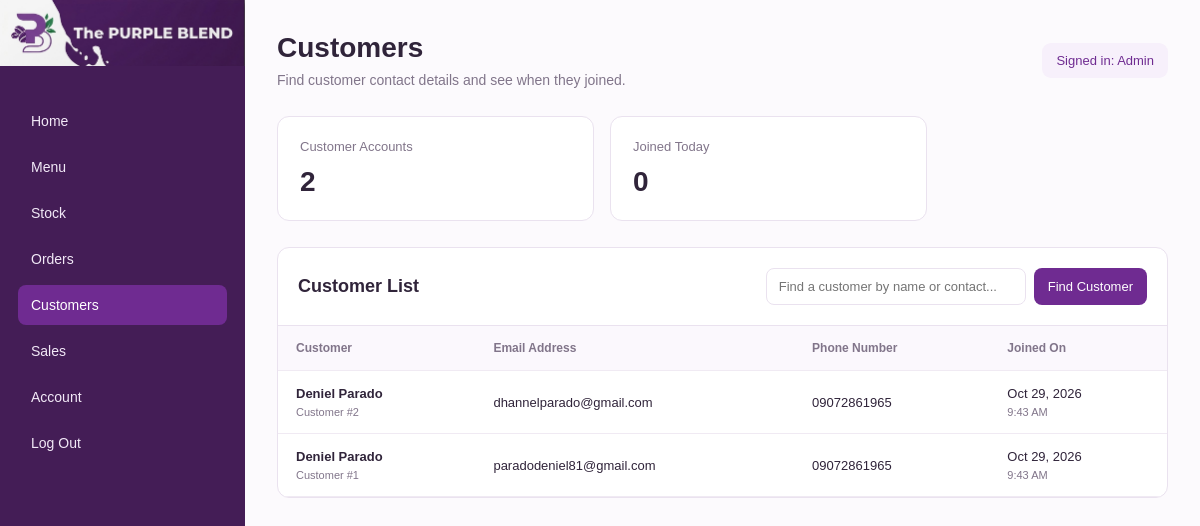
Screenshot of /Admin_Side/customers.php (signed in) with the database file from the repository.
### tables this page shows
CREATE TABLE `customers` (
  `id` int(11) NOT NULL,
  `first_name` varchar(100) NOT NULL,
  `last_name` varchar(100) NOT NULL,
  `email` varchar(150) NOT NULL,
  `password_hash` varchar(255) NOT NULL,
  `phone` varchar(20) DEFAULT NULL,
  `created_at` timestamp NOT NULL DEFAULT current_timestamp(),
  `area` varchar(255) DEFAULT NULL
);

### Admin_Side/customers.php (the view, shortened to what this page needs)
<?php
require_once __DIR__ . '/../database.php';
$search = trim($_GET['search'] ?? '');
$summaryResult = $conn->query("
    SELECT
        COUNT(*) AS total_customers,
        COALESCE(SUM(
            CASE WHEN created_at >= CURDATE()
            AND created_at < CURDATE() + INTERVAL 1 DAY
            THEN 1 ELSE 0 END
        ), 0) AS registered_today
    FROM customers
");
$summary = $summaryResult->fetch_assoc();
$customers = $conn->query("
    SELECT
        id,
        first_name,
        last_name,
        email,
        phone,
        created_at
    FROM customers
    ORDER BY created_at DESC
");
?>
<!DOCTYPE html>
<html lang="en">
<head>
    <link rel="stylesheet" href="css/mobile-navigation.css?v=1">
</head>
<body>
<div class="layout">
<aside class="sidebar">
    <a class="brand" href="dashboard.php" aria-label="Purple Blend admin dashboard">
        <img class="brand-logo" src="../Images/purple-blend-logo.jpg" alt="Purple Blend">
    </a>
    <nav>
        <a class="nav-link" href="dashboard.php">Home</a>
        <a class="nav-link" href="products.php">Menu</a>
        <a class="nav-link" href="inventory.php">Stock</a>
        <a class="nav-link" href="orders.php">Orders</a>
        <a class="nav-link active" href="customers.php">Customers</a>
        <a class="nav-link" href="sales.php">Sales</a>
        <a class="nav-link" href="account.php">Account</a>
        <a class="nav-link" href="logout.php">Log Out</a>
    </nav>
</aside>
<main class="main">
<header class="topbar">
    <div>
        <h1>Customers</h1>
        <p class="subtitle">
            Find customer contact details and see when they joined.
        </p>
    </div>
    <div class="admin-label">
        Signed in:
        <?= htmlspecialchars($_SESSION['admin_username'] ?? 'Admin') ?>
    </div>
</header>
<section class="summary">
    <div class="summary-card">
        <p>Customer Accounts</p>
        <h2><?= number_format((int)$summary['total_customers']) ?></h2>
    </div>
    <div class="summary-card">
        <p>Joined Today</p>
        <h2><?= number_format((int)$summary['registered_today']) ?></h2>
    </div>
</section>
<section class="panel">
    <div class="panel-header">
        <h2>Customer List</h2>
        <form class="search-form" method="GET" data-admin-live-search>
            <input
                class="search-input"
                type="search"
                name="search"
                maxlength="100"
                data-admin-live-search-input
                placeholder="Find a customer by name or contact..."
                value="<?= htmlspecialchars($search) ?>"
            >
            <button class="button" type="submit">Find Customer</button>
        </form>
    </div>
    <div class="table-wrap">
        <table>
            <thead>
            <tr>
                <th>Customer</th>
                <th>Email Address</th>
                <th>Phone Number</th>
                <th>Joined On</th>
            </tr>
            </thead>
            <tbody>
            <?php if ($customers && $customers->num_rows > 0): ?>
                <?php while ($customer = $customers->fetch_assoc()): ?>
                    <tr data-admin-search-row="<?= htmlspecialchars(
                        $customer['first_name'] . ' ' .
                        $customer['last_name'] . ' ' .
                        $customer['email'] . ' ' .
                        ($customer['phone'] ?? ''),
                        ENT_QUOTES,
                        'UTF-8'
                    ) ?>">
                        <td>
                            <span class="customer-name">
                                <?= htmlspecialchars(
                                    $customer['first_name'] . ' ' .
                                    $customer['last_name']
                                ) ?>
                            </span>
                            <span class="customer-id">
                                Customer #<?= (int)$customer['id'] ?>
                            </span>
                        </td>
                        <td class="email">
                            <?= htmlspecialchars($customer['email']) ?>
                        </td>
                        <td>
                            <?= htmlspecialchars(
                                $customer['phone'] ?: 'Not provided'
                            ) ?>
                        </td>
                        <td class="registered">
                            <?= date(
                                'M j, Y',
                                strtotime($customer['created_at'])
                            ) ?>
                            <span class="customer-id">
                                <?= date(
                                    'g:i A',
                                    strtotime($customer['created_at'])
                                ) ?>
                            </span>
                        </td>
                    </tr>
                <?php endwhile; ?>
            <?php endif; ?>
            </tbody>
        </table>
    </div>
</section>
</main>
</div>
</body>
</html>

### Admin_Side/customers.php (style rules this page uses)
:root { --purple: #6F2B91; --dark-purple: #4E176B; --light-purple: #F7F0FB; --background: #FCFAFD; --text: #30243A; --muted: #81758A; --border: #EAE2EF; --green: #218653; }
* { box-sizing: border-box; }
body { margin: 0; font-family: Arial, sans-serif; background: var(--background); color: var(--text); }
.layout { display: flex; min-height: 100vh; }
.sidebar { position: sticky; top: 0; align-self: flex-start; height: 100vh; overflow-y: auto; width: 245px; flex-shrink: 0; background: #441D56; color: white; padding: 28px 18px; }
.brand { display: block; width: calc(100% + 36px); margin: -28px -18px 35px; }
.brand-logo { display: block; width: 100%; height: auto; }
.nav-link { display: block; padding: 12px 13px; margin-bottom: 6px; color: #F2E9F7; text-decoration: none; border-radius: 8px; font-size: 14px; }
.nav-link:hover, .nav-link.active { background: var(--purple); color: white; }
.main { flex: 1; min-width: 0; padding: 32px; }
.topbar { display: flex; justify-content: space-between; align-items: center; gap: 16px; margin-bottom: 28px; }
h1 { margin: 0 0 8px; font-size: 28px; }
.subtitle { margin: 0; color: var(--muted); font-size: 14px; }
.admin-label { color: var(--purple); background: var(--light-purple); padding: 10px 14px; border-radius: 9px; font-size: 13px; white-space: nowrap; }
.summary { display: grid; grid-template-columns: repeat(2, minmax(0, 1fr)); gap: 16px; margin-bottom: 26px; max-width: 650px; }
.summary-card { background: white; padding: 22px; border: 1px solid var(--border); border-radius: 12px; }
.summary-card p { color: var(--muted); font-size: 13px; margin: 0 0 12px; }
.summary-card h2 { margin: 0; font-size: 28px; }
.panel { background: white; border: 1px solid var(--border); border-radius: 12px; overflow: hidden; }
.panel-header { display: flex; justify-content: space-between; align-items: center; flex-wrap: wrap; gap: 16px; padding: 20px; border-bottom: 1px solid var(--border); }
.panel-header h2 { margin: 0; font-size: 18px; }
.search-form { display: flex; gap: 8px; }
.search-input { width: 260px; max-width: 100%; padding: 10px 12px; border: 1px solid var(--border); border-radius: 8px; font: inherit; font-size: 13px; outline-color: var(--purple); }
.button { border: 0; background: var(--purple); color: white; padding: 10px 14px; border-radius: 8px; cursor: pointer; font-size: 13px; }
.table-wrap { overflow-x: auto; }
table { width: 100%; border-collapse: collapse; min-width: 780px; }
th, td { padding: 15px 18px; text-align: left; border-bottom: 1px solid #F0EAF3; font-size: 13px; vertical-align: middle; }
th { background: #FBF8FD; color: var(--muted); font-size: 12px; white-space: nowrap; }
.customer-name { font-weight: 600; }
.customer-id { display: block; color: var(--muted); font-size: 11px; margin-top: 5px; }
.email { overflow-wrap: anywhere; }
.registered { white-space: nowrap; }

### rows the page displays
customers: first_name+last_name "Deniel Parado", id "2", email "dhannelparado@gmail.com", phone "09072861965", created_at "Oct 29, 2026", created_at "9:43 AM"
customers: first_name+last_name "Deniel Parado", id "1", email "paradodeniel81@gmail.com", phone "09072861965", created_at "Oct 29, 2026", created_at "9:43 AM"

### other values shown
$_SESSION['admin_username'] "Admin"
$summary['total_customers'] "2"
$summary['registered_today'] "0"
